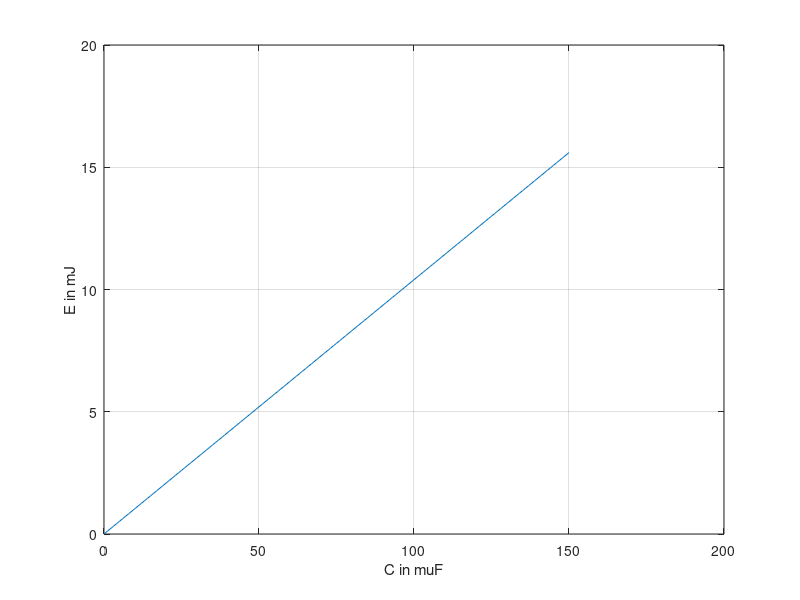

Reproduce this figure in MATLAB.
U1 = 24;
U2 = 28;

C = (0:(1e-6):(150e-6));

dE = (U2^2 - U1^2) .* C ./ 2;

f_plot = figure(1);
clf;
plot(C .* 1e+6, dE .* 1e+3);

ylabel("E in mJ");
xlabel("C in \muF")

grid on;